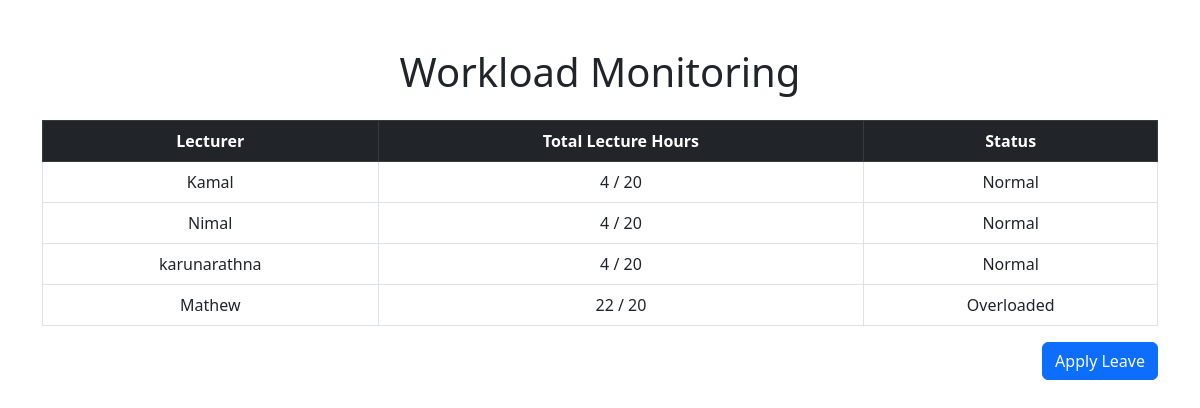
The app's page /workload_monitoring/ with its own data.
### timetable/models.py (models this page shows, shortened)
class Lecturer(models.Model):
    name = models.CharField(max_length=100)
    email = models.EmailField(unique=True)
    role = models.CharField(max_length=100)

### timetable/views.py (the view)
# urls.py: path('workload_monitoring/', views.workload_monitoring, name='workload_monitoring'),
def workload_monitoring(request):
    lecturers = Lecturer.objects.all()
    lecturer_workload = []
    for lecturer in lecturers:
        schedules = Schedule.objects.filter(lecturer=lecturer)
        total_hours = len(schedules) * 2
        exceeds_limit = total_hours > 20
        lecturer_workload.append({
            'lecturer': lecturer,
            'total_hours': total_hours,
            'exceeds_limit': exceeds_limit
        })
    context = {
        'lecturer_workload': lecturer_workload
    }
    return render(request, 'workload_monitoring.html', context)

### timetable/templates/workload_monitoring.html (shortened to what this page needs)
<!DOCTYPE html>
<html lang="en">
<head>
    <link rel="stylesheet" href="https://cdn.jsdelivr.net/npm/bootstrap@5.3.0/dist/css/bootstrap.min.css">
</head>
<body>
    <div class="container mt-5">
        <h1 class="text-center mb-4">Workload Monitoring</h1>
        <table class="table table-bordered text-center">
            <thead class="table-dark">
                <tr>
                    <th>Lecturer</th>
                    <th>Total Lecture Hours</th>
                    <th>Status</th>
                </tr>
            </thead>
            <tbody>
                {% for workload in lecturer_workload %}
                <tr class="{% if workload.exceeds_limit %}overload{% else %}normal-load{% endif %}">
                    <td>{{ workload.lecturer.name }}</td>
                    <td>{{ workload.total_hours }} / 20</td>
                    <td>
                        {% if workload.exceeds_limit %}
                        Overloaded
                        {% else %}
                        Normal
                        {% endif %}
                    </td>
                </tr>
                {% endfor %}
            </tbody>
        </table>
        <div class="d-flex justify-content-end mb-3">
            <a href="{% url 'apply_leave' %}" class="btn btn-primary">Apply Leave</a>
        </div>
    </div>
</body>
</html>

### timetable/templates/workload_monitoring.html (style rules this page uses)
.overload { background-color: #f8d7da !important; color: #721c24 !important; }
.normal-load { background-color: #d4edda !important; color: #155724 !important; }

### records on screen
Lecturer: lecturer.name "Kamal", total_hours "4", shows "Normal"
Lecturer: lecturer.name "Nimal", total_hours "4", shows "Normal"
Lecturer: lecturer.name "karunarathna", total_hours "4", shows "Normal"
Lecturer: lecturer.name "Mathew", total_hours "22", shows "Overloaded"
